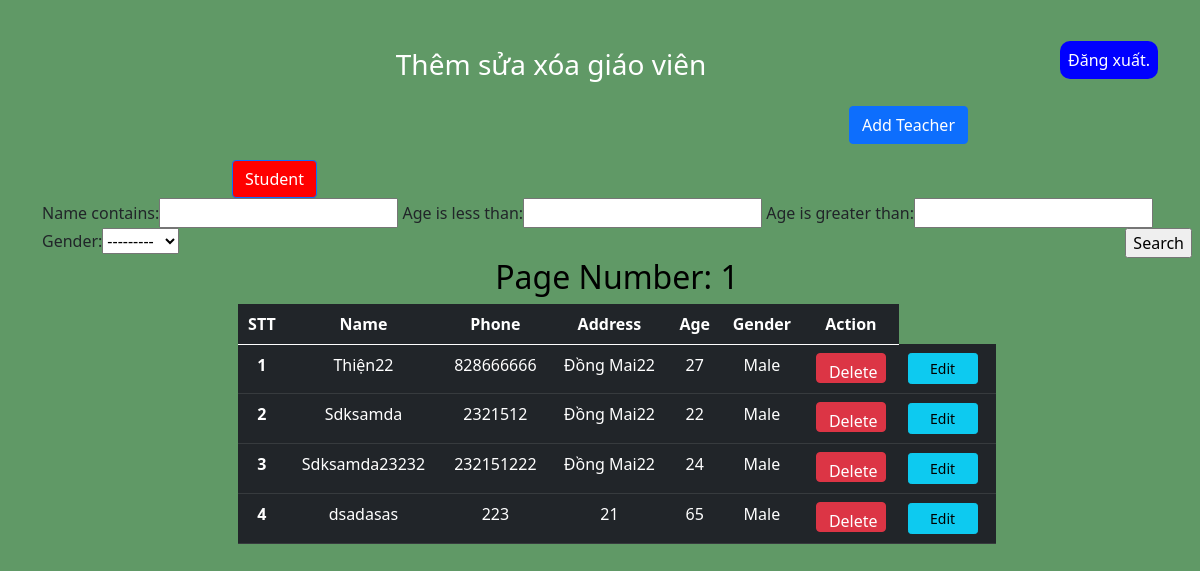
Screenshot of /teacher/ (signed in) with the database file from the repository.
### teacher/models.py (models this page shows)
class Teacher(models.Model):
    GENDER = [("Male", "Male"), ("Female", "Female")]
    name = models.CharField(max_length=50)
    phone = models.IntegerField()
    address = models.CharField(max_length=100)
    age = models.IntegerField(validators=[
            MaxValueValidator(100), # gt
            MinValueValidator(1) # lt
        ],null=True)
    gender = models.CharField(choices=GENDER,null=True,max_length=10)

### teacher/views.py (the view)
# urls.py: path('teacher/',login_required(Home.as_view()),name = 'teacher'),
class Home(View):
    def get(self,request):
        all_teacher = Teacher.objects.all()
        paginator = Paginator(all_teacher,6 )
        page_num = request.GET.get('page')
        page = paginator.get_page(page_num)
        filters = FilterTeacher(request.GET, queryset=all_teacher)
        context = {'filters': filters, 'allteacher': filters.qs,'page': page}
        return render(request,'adminteacher.html',context)

### teacher/templates/adminteacher.html (shortened to what this page needs)
{% extends 'baseadmin.html' %}
{% block main_content %}
{% load static %}
<link rel="stylesheet" href="https://maxcdn.bootstrapcdn.com/font-awesome/4.7.0/css/font-awesome.min.css"/>
<section class="container" xmlns="http://www.w3.org/1999/html">
    <div class="logout" style="float:right">
            <p class="text-center"><a style="color:white;background-color:blue;padding:8px;text-decoration:none;border-radius:10px;" href="{% url 'logout' %}"> Đăng xuất.</a></p>
    </div>
    <div class="row justify-content-around text-center text-white mt-5">
        <div class="col-sm-8 ">
            <h3>Thêm sửa xóa giáo viên</h3>
        </div>
    </div>
    <div class="row justify-content-around mt-3">
        <div class="col-sm-8">
             <a href="{% url 'addteacher' %}" class='btn btn-primary float-end'>Add Teacher</a>
        </div>
    </div>
    <div class="row justify-content-around mt-3">
        <div class="col-sm-8">
             <a href="{% url 'student' %}" class='btn btn-primary' style="background-color:red">Student</a>
        </div>
    </div>
    <form style="width:1150px;" method ='GET' >
        {{filters.form}}
        <input style="float:right;" type = 'submit' value= 'Search',name="">
    <div class="row justify-content-around text-center text-white mt-1">
        <div class="col-sm-8 ">
            <table class="table table-dark table-hover">
                <thead>
                    <tr>
                      <th scope="col">STT</th>
                      <th scope="col">Name</th>
                      <th scope="col">Phone</th>
                      <th scope="col">Address</th>
                      <th scope="col">Age</th>
                      <th scope="col">Gender</th>
                        <th scope="col">Action</th>
                    </tr>
                </thead>
                <tbody>
                {% for i in page.object_list %}
                    <tr>
                      <th scope="row">{{forloop.counter}}</th>
                      <td>{{i.name}}</td>
                      <td>{{i.phone}}</td>
                      <td>{{i.address}}</td>
                      <td>{{i.age}}</td>
                       <td>{{i.gender}}</td>
                      <td>
                          <a style="width:70px;height:30px" href="{% url 'delete' i.id %}"   class="btn btn-danger" btn-sm data-toggle="modal"  >Delete </a>
                      </td>
                         <td class="aline-inline">
                          <table>
                              <tr>
                                  <td>
                                      <a  style="width:70px"href="{% url 'edit' i.id %}"class="btn btn-info btn-sm">Edit</a>
                                  </td>
                              </tr>
                          </table>
                      </td>
                    </tr>
                {% endfor %}
                <h2 style="width:center;color:Black">Page Number: {{page.number}}</h2>
                </tbody>
            </table>
        </div>
    </div>
    </form>
</section>
{% endblock main_content %}

### core/templates/baseadmin.html (shortened to what this page needs)
<!doctype html>
<html lang="en">
{% load static %}
    <head>
      <link href="https://cdn.jsdelivr.net/npm/bootstrap@5.0.2/dist/css/bootstrap.min.css" rel="stylesheet">
       <link rel="stylesheet" href="{% static 'css/base.css' %}">
    </head>
    <body>
      {% block main_content %}{% endblock main_content %}
    </body>
</html>

### core/static/css/base.css (style rules this page uses)
body { background-color: #609966 }

### rows the page displays
Teacher: name "Thiện22", phone "828666666", address "Đồng Mai22", age "27", gender "Male"
Teacher: name "Sdksamda", phone "2321512", address "Đồng Mai22", age "22", gender "Male"
Teacher: name "Sdksamda23232", phone "232151222", address "Đồng Mai22", age "24", gender "Male"
Teacher: name "dsadasas", phone "223", address "21", age "65", gender "Male"

### other values shown
{{ page.number }} "1"
